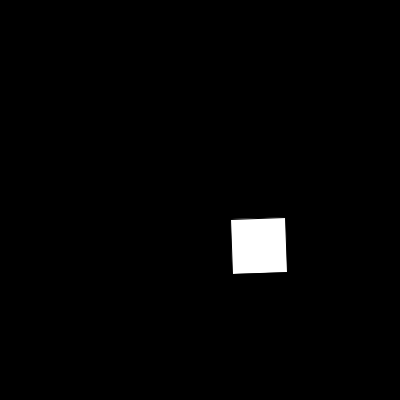
Frame 1 (no input)
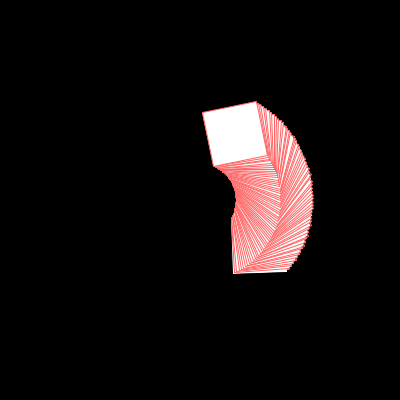
Frame 60 (the mouse pressed at the canvas centre just before this capture)
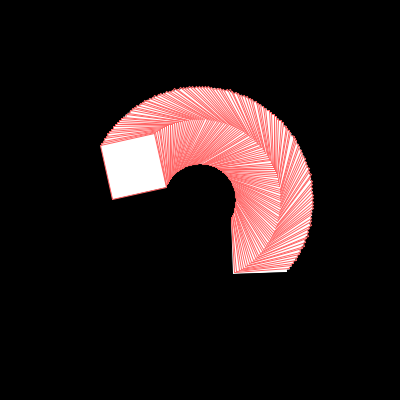
Frame 120 (the mouse held since frame 60 and released just before this capture)

The Processing sketch that drew these frames (run headless with seeded random() and noise(); from frame 60 on, the mouse is pressed at the canvas centre):

// Processing sketch: processing_167610
// ── processing_167610.pde

float a = .1;

void setup() {
  size(400, 400);
  background(0);

}

// spin
void draw() {
  // a add .0001
  a = a + .0001;
  translate(width/2, height/2);
  // rotate by a
rotate(PI/a);
rect(30, 20, 55, 55);
stroke(255,100,100);

}
